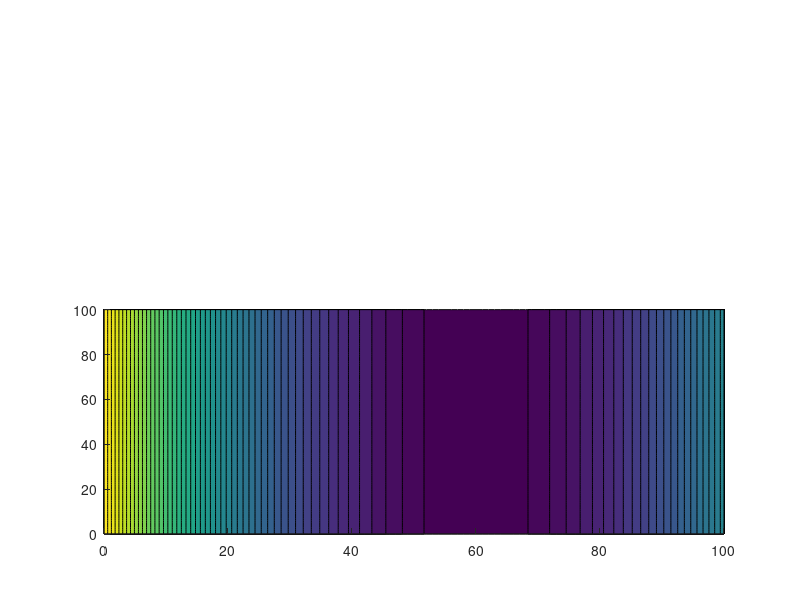

Here is the MATLAB script that generated this plot: (Note: this script raises an error after producing the figure.)
% 2D point robot moving in an obstacle free space (velocity is the control input, no inertia system)
% assuming motion noise (Rt) to be independent of x and u (unit variance)
% measurement noise (Qt) is dependent on x as given by the contour plot
% variance is stored rowwise and its square-root is taken elementwise
% obstacles are square and 2D, stored in anticlockwise order starting from bottom-left

clc;
clear all;
close all;
addpath('/media/saumya/Data/Study/CMU/Robotics/PlanningWithContact/Codes/Planning_with_contact_to_reduce_uncertainty/BSP_iterative_local_optimization/Jump_Ricatti2/utils');
global nState mControl pMeasure xf x0 N dt umax T Amp sig mu F G Fi Gi ei Qt_full P R q r p mapxmax mapymax delx delu delsig Mt Rt Qf Qt S1T s2T s3T x_nom0 sigmanom0 u_nom0 obstacles ebs

%% Declaring parameters
% Q = 2*eye(2); R = 1; Qf = Q;
nState = 2; % size of state space
mControl = 2; % size of control space
pMeasure = 2;

N = 100 ;%number of grid points (time steps)
dt = 0.1 ;%time step for Euler Integration
T = N*dt ;%total time
t0 = [linspace(0,T,N)]';

x0 = [10;20];
xf = [20;70];
umax = inf ;%upper control bound (optimization variable)

% Parameters for the onbservation map
Amp = 0.002;
sig = 10000;
mu = 60;

% Dimensions of the map
mapxmax = 100;
mapymax = 100;

% delta steps for finite difference operations
delx = 0.01;
delu = 0.01;
delsig = 0.01;

% Noise for the motion model
Mt = 1*eye(nState);

% Cost funcition penalty terms
Rt = 1*eye(mControl); %u'*Rt*u
Qt = 400*eye(nState);  % sigma*Qt*sigma
Qf = 100*N*eye(nState); %x'*Qf*x + sigma*Qf*sigma

% Obstacles are 
obstacles{1} = [30 20; 60 20; 60 80; 30 80]';

% Increment factor for the control
ebs = 1;

%% Loading nominal trajectory
load nominalTraj_X_origin15_15.mat
load nominalTraj_U_origin15_15.mat
load nominalTraj_t0_origin15_15.mat

%% Setting up fmincon to find nominal trajectory
% A = [] ;%empty because no linear equations
% b = [] ;%empty because no linear equations
% Aeq = [] ;%empty because no linear equations
% beq = [] ;%empty because no linear equations
% options =optimoptions(@fmincon,'TolFun',0.0001,'MaxIter',10000,...
%     'MaxFunEvals',100000,'Display','iter','DiffMinChange',0.001,'Algorithm','sqp');
% % State and control bounds
% UB = [inf*ones(1,nState*N),umax*ones(1,mControl*N)];
% LB = -UB;
% params0 = [zeros(1,nState*N), zeros(1,mControl*N)];
% % Finding the nominal trajectory
% COSTFUN = @(params) costFnTrajOpt(params);
% CONSTRAINTFUN = @(params) nonlinconstraintsDirCol(params,@Dynamics_2DpointBot);
% params = fmincon(COSTFUN,params0,A,b,Aeq,beq,LB,UB,CONSTRAINTFUN,options);
% x = [];
% u = [];
% for i = 1:nState
%     x = [x; params(N*(i-1)+1:N*i)];
% end
% for i = 1:mControl
%     u = [u; params(nState*N+N*(i-1)+1:nState*N+N*i)];
% end
% save('nominalTraj_X_origin15_15.mat', 'x');
% save('nominalTraj_U_origin15_15.mat', 'u');
% save('nominalTraj_t0_origin15_15.mat', 't0');
x_nom0 = x;
u_nom0 = u;

%% Plotting initial trajectory and environment
figure(1);
set(gcf,'units','points','position',[10,10,700,700])
% Observation environment variance
subplot(4,2,[5,6,7,8])
mapx = 0:mapxmax;
mapy = 0:mapymax;
[mapX,mapY] = meshgrid(mapx,mapy);

% contZvar = Amp*exp(-(mapX - mu).^2/sig);
contZvar = Amp*(mu - mapX).^2;
conto = contourf(mapX,mapY,contZvar,50, 'edgecolor','none');
colormap(flipud(gray));
hold on;
% Plotting nominal trajectory
% plotNominalTraj(t0, x_nom0, u_nom0);
hold on;

%% Initializing Nominal belief trajectory
sigmanom0 = sigmaToVec(50*eye(nState), nState);
b_nom = zeros(nState+nState*(nState+1)/2, size(x,2)); % zero variance
b_nom(1:nState, :) = x_nom0;
b_nom(nState+1:end, 1) = sigmanom0;
u_nom = u_nom0;


outer_iter = 1;
max_iterations_outer = 10;

% Create a movie structure to add frames to
mov(1:max_iterations_outer) = struct('cdata', [], 'colormap', []);
% Create a video writer to use the writeVideo function
v = VideoWriter('BSP_iterative_local_optimization_MeanJumpRicatti.avi');
% Make the video writer available for writing
open(v);
TotCostTraj = 100000000;
%% iLQG loop
while(outer_iter <= max_iterations_outer) % or l(t) <lt
    if ebs == 1 % Plot only if new trajectory is accepted
        plotTrajectoryWithVariance(t0, b_nom, u_nom);
    end
    %%Finding terminal S (constant)
    [S1T, s2T, s3T] = terminalS(b_nom, u_nom);
    
    % Linearize motion dynamics
    [F, G] = stochasticMotionDynamicsLinearize(b_nom, u_nom);
    % Linearize observation dynamics
    [Fi, Gi, ei] = stochaticVarianceLinearize(b_nom, u_nom);
    % Quadratize cost function
    [Qt_full, P, R, q, r, p] = quadratizeCost(b_nom, u_nom);
    % Ricatti for S
    [S1, s2, s3, L, I] = RicattiForS();
    
    % ODE45 for forward propagation
    [b_new, u_new] = forward_integral(L,I,b_nom,u_nom);
    
%     %% WRONG
%     TotCostTraj_new = 0;
%     for i = 1:N-1
%         TotCostTraj_new = TotCostTraj_new + costFunctionRunning(u_new(:,i),b_new(:,i));
%     end
%     TotCostTraj_new = TotCostTraj_new + costTerminal(b_new(:,N));
%     %%
%     if TotCostTraj_new < TotCostTraj
%         b_nom = b_new;
%         u_nom = u_new;
%         TotCostTraj = TotCostTraj_new;
%         ebs = 1;
%     else
%         ebs = ebs/2;
%     end

     b_nom = b_new;
     u_nom = u_new;
    
    if ebs ==1 % Store frame only if new trajectory is accepted
        % Video writing
        ax = gcf();
        mov(outer_iter) = getframe(ax);
        % Write frame to the video writer "v"
        writeVideo(v,mov(outer_iter));

        outer_iter = outer_iter +1;
    end
    pause(0.01);

end
close(v);